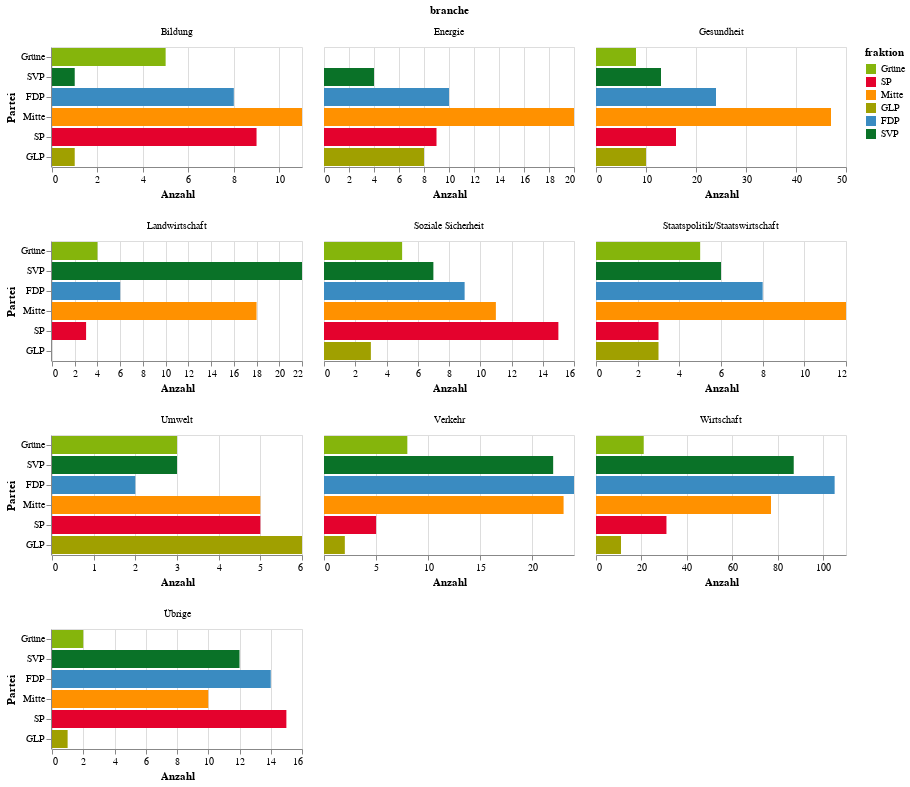

Notebook source saved alongside this figure:
### Code cell
source = duckdb.query('''
    select branche, fraktion_lang fraktion, count(1) count
    from df_bezahlt b
    join df_fraktionen f on f.fraktion = b.fraktion
    where branche in (select branche from df_bezahlt group by branche having count(1) >= 20)
    group by 1, 2
    union
    select 'Übrige' branche, fraktion_lang fraktion, count(1) count
    from df_bezahlt b
    join df_fraktionen f on f.fraktion = b.fraktion
    where branche not in (select branche from df_bezahlt group by branche having count(1) >= 20)
    group by 1, 2
''').to_df()

chart = alt.Chart(source).mark_bar().encode(
    x=alt.X('count', title='Anzahl'),
    y=alt.Y('fraktion', sort=['G','S','GL','M-E','RL','V'], title='Partei'),
    color=alt.Color('fraktion', scale=alt.Scale(domain=fraktion_namen, range=fraktion_farben)),
).properties(
    width=250
).facet(
    facet='branche',
    columns=3
).resolve_scale(
    x='independent',
    # radius='shared',
)
chart.save('output/mehrere-bars-nach-branche-und-fraktion-absolut-min20.pdf')
chart

### Figure 1 — Vega-Lite specification as saved in the notebook (floating-point values rounded to 4 significant figures)
{"config": {"view": {"continuousWidth": 400, "continuousHeight": 300}}, "data": {"name": "data-0df8de97445b0f0718468c3c643f222d"}, "facet": {"field": "branche", "type": "nominal"}, "spec": {"mark": "bar", "encoding": {"color": {"field": "fraktion", "scale": {"domain": ["Grüne", "SP", "Mitte", "GLP", "FDP", "SVP"], "range": ["#85B50C", "#E4022D", "#FF9100", "#A0A000", "#3A8BC1", "#0A7228"]}, "type": "nominal"}, "x": {"field": "count", "title": "Anzahl", "type": "quantitative"}, "y": {"field": "fraktion", "sort": ["G", "S", "GL", "M-E", "RL", "V"], "title": "Partei", "type": "nominal"}}, "width": 250}, "columns": 3, "resolve": {"scale": {"x": "independent"}}, "$schema": "https://vega.github.io/schema/vega-lite/v4.17.0.json", "datasets": {"data-0df8de97445b0f0718468c3c643f222d": [{"branche": "Bildung", "fraktion": "Grüne", "count": 5}, {"branche": "Wirtschaft", "fraktion": "Grüne", "count": 21}, {"branche": "Gesundheit", "fraktion": "Grüne", "count": 8}, {"branche": "Verkehr", "fraktion": "SVP", "count": 22}, {"branche": "Staatspolitik/Staatswirtschaft", "fraktion": "SVP", "count": 6}, {"branche": "Umwelt", "fraktion": "SVP", "count": 3}, {"branche": "Wirtschaft", "fraktion": "SVP", "count": 87}, {"branche": "Soziale Sicherheit", "fraktion": "SVP", "count": 7}, {"branche": "Landwirtschaft", "fraktion": "SVP", "count": 22}, {"branche": "Verkehr", "fraktion": "FDP", "count": 24}, {"branche": "Wirtschaft", "fraktion": "FDP", "count": 105}, {"branche": "Gesundheit", "fraktion": "SVP", "count": 13}, {"branche": "Staatspolitik/Staatswirtschaft", "fraktion": "FDP", "count": 8}, {"branche": "Verkehr", "fraktion": "Grüne", "count": 8}, {"branche": "Wirtschaft", "fraktion": "Mitte", "count": 77}, {"branche": "Verkehr", "fraktion": "Mitte", "count": 23}, {"branche": "Bildung", "fraktion": "Mitte", "count": 11}, {"branche": "Gesundheit", "fraktion": "Mitte", "count": 47}, {"branche": "Bildung", "fraktion": "FDP", "count": 8}, {"branche": "Landwirtschaft", "fraktion": "FDP", "count": 6}, {"branche": "Gesundheit", "fraktion": "SP", "count": 16}, {"branche": "Wirtschaft", "fraktion": "SP", "count": 31}, {"branche": "Soziale Sicherheit", "fraktion": "SP", "count": 15}, {"branche": "Umwelt", "fraktion": "GLP", "count": 6}, {"branche": "Staatspolitik/Staatswirtschaft", "fraktion": "GLP", "count": 3}, {"branche": "Energie", "fraktion": "GLP", "count": 8}, {"branche": "Wirtschaft", "fraktion": "GLP", "count": 11}, {"branche": "Landwirtschaft", "fraktion": "Mitte", "count": 18}, {"branche": "Gesundheit", "fraktion": "FDP", "count": 24}, {"branche": "Soziale Sicherheit", "fraktion": "FDP", "count": 9}, {"branche": "Umwelt", "fraktion": "Mitte", "count": 5}, {"branche": "Energie", "fraktion": "Mitte", "count": 20}, {"branche": "Soziale Sicherheit", "fraktion": "Mitte", "count": 11}, {"branche": "Staatspolitik/Staatswirtschaft", "fraktion": "SP", "count": 3}, {"branche": "Verkehr", "fraktion": "SP", "count": 5}, {"branche": "Bildung", "fraktion": "SP", "count": 9}, {"branche": "Soziale Sicherheit", "fraktion": "Grüne", "count": 5}, {"branche": "Bildung", "fraktion": "GLP", "count": 1}, {"branche": "Umwelt", "fraktion": "Grüne", "count": 3}, {"branche": "Staatspolitik/Staatswirtschaft", "fraktion": "Grüne", "count": 5}, {"branche": "Landwirtschaft", "fraktion": "Grüne", "count": 4}, {"branche": "Staatspolitik/Staatswirtschaft", "fraktion": "Mitte", "count": 12}, {"branche": "Landwirtschaft", "fraktion": "SP", "count": 3}, {"branche": "Bildung", "fraktion": "SVP", "count": 1}, {"branche": "Energie", "fraktion": "SP", "count": 9}, {"branche": "Umwelt", "fraktion": "SP", "count": 5}, {"branche": "Energie", "fraktion": "FDP", "count": 10}, {"branche": "Gesundheit", "fraktion": "GLP", "count": 10}, {"branche": "Verkehr", "fraktion": "GLP", "count": 2}, {"branche": "Soziale Sicherheit", "fraktion": "GLP", "count": 3}, {"branche": "Umwelt", "fraktion": "FDP", "count": 2}, {"branche": "Energie", "fraktion": "SVP", "count": 4}, {"branche": "Übrige", "fraktion": "Grüne", "count": 2}, {"branche": "Übrige", "fraktion": "Mitte", "count": 10}, {"branche": "Übrige", "fraktion": "SP", "count": 15}, {"branche": "Übrige", "fraktion": "SVP", "count": 12}, {"branche": "Übrige", "fraktion": "FDP", "count": 14}, {"branche": "Übrige", "fraktion": "GLP", "count": 1}]}}
